Frame 1 (no input): blank canvas, image omitted
Frame 60 (no input): blank canvas, image omitted
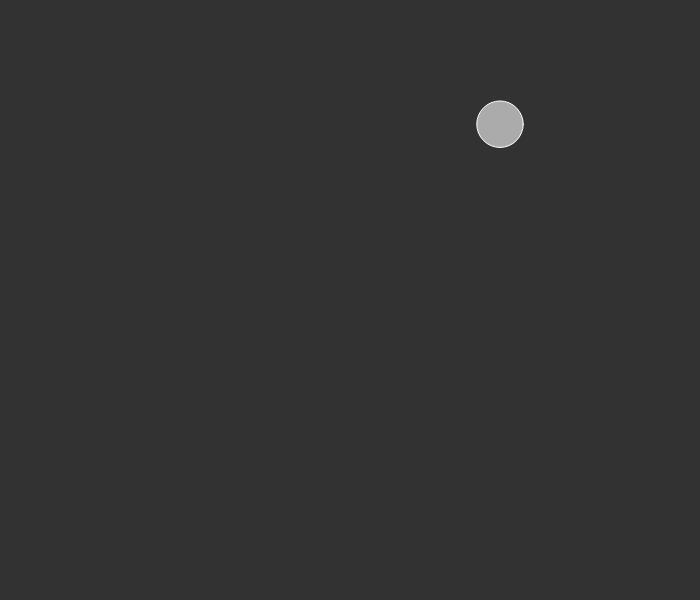
Frame 120 (the mouse pressed at the canvas centre since frame 60)

The p5.js sketch whose frames 1 and 60 were blank and that drew this single picture after the mouse press (run headless with seeded random() and noise() and a simulated clock; from frame 60 on, the mouse is pressed at the canvas centre):

// p5.js sketch
// ── sketch.js
const C_GRAVITY = 5;

let particles = [];

function setup() {
  createCanvas(700, 600);
  background(50);
}

function draw() {
  background(50);

  for(let a=0; a<particles.length; a++) {
    let p = particles[a];
    for (let b=0; b<particles.length; b++) {
      let other = particles[b];
      if (a != b) {
        //p.applyGAttraction( other );
        p.applyRepulsion( other );
      }
    }
    p.checkEdges();
    p.update();
    p.display();
  }
}

function mousePressed() {
  particles.push( new Particle(random(width), random(height), random(3, 30)) );
}

class Particle {
  constructor(x, y, m) {
    this.pos = createVector(x, y);
    this.vel = createVector();
    this.acc = createVector();
    this.mass = m;
    this.rad = m;
  }

  attractTo(target) {
    let f = p5.Vector.sub(target, this.pos);
    //f.normalize(); // get the direction
    //f.mult(1); // mag is now 5px.
    f.mult(0.05);
    this.applyForce( f );
  }

  applyGAttraction(other) {
    let f = p5.Vector.sub(other.pos, this.pos);
    let distance = f.mag(); // = this.pos.distance( other.pos );
    let gMag = (C_GRAVITY * this.mass * other.mass) / (distance * distance); // mag
    f.normalize(); // direction
    f.mult(gMag);
    this.applyForce( f );
  }
  applyRepulsion(other) {
    let f = p5.Vector.sub(other.pos, this.pos);
    let distance = f.mag();
    let gMag = (C_GRAVITY * this.mass * other.mass) / (distance * distance);
    f.normalize();
    f.mult(-gMag);
    this.applyForce( f );
  }

  update() {
    this.vel.add(this.acc);
    this.pos.add(this.vel);
    this.acc.mult(0);
    //
    //this.vel.mult(0.97);
  }
  applyForce(f) {
    let force = f.copy();
    force.div(this.mass);
    this.acc.add( force );
  }
  checkEdges() {
    if (this.pos.x < 0) {
      this.pos.x = 0;
      this.vel.x *= -1;
    }
    else if (this.pos.x > width) {
      this.pos.x = width;
      this.vel.x *= -1;
    }
    if (this.pos.y < 0) {
      this.pos.y = 0;
      this.vel.y *= -1;
    }
    else if (this.pos.y > height) {
      this.pos.y = height;
      this.vel.y *= -1;
    }
  }
  display() {
    push();
    translate(this.pos.x, this.pos.y);
    stroke(255);
    fill(255, 150);
    ellipse(0, 0, this.rad*2, this.rad*2);
    pop();
  }
}










// :D :P
